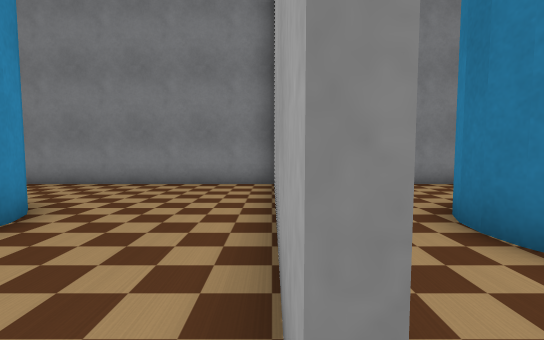
View 1 (above)

16 first-person views from a walk through a Webots world. The camera is 0.5 m above the floor, tilts 4° down and sees 85° across. The floor is counted in squares, 0.5 m on a side. Each view is taken from the middle of a square. On the plan, view 1 faces up. The plan holds only what a view shows up to about 12 squares ahead; the rest is blank. Robots are left out. Webots' stock objects and surfaces are drawn as simple stand-ins.

View 2
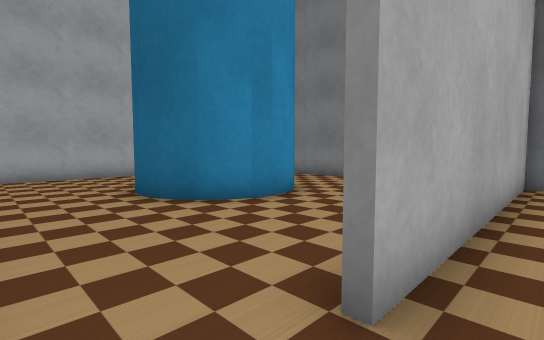

View 3
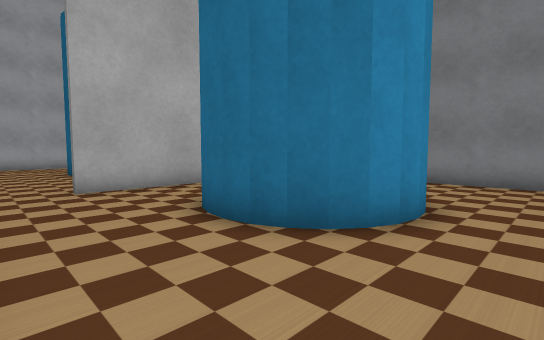

View 4
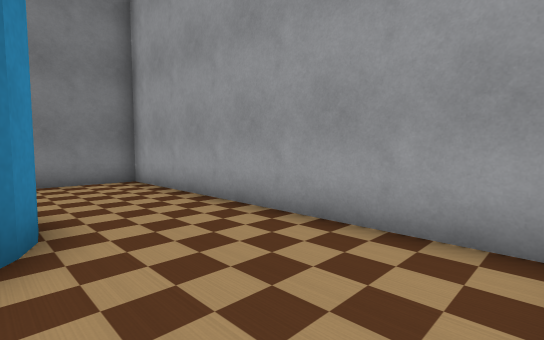

View 5
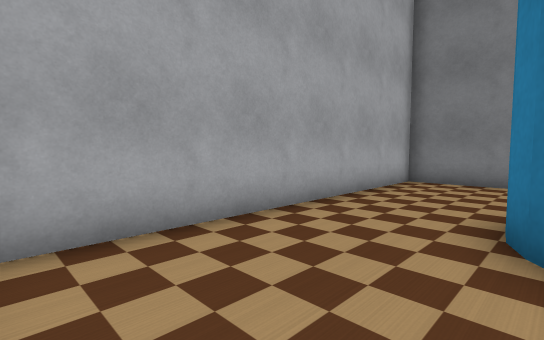

View 6
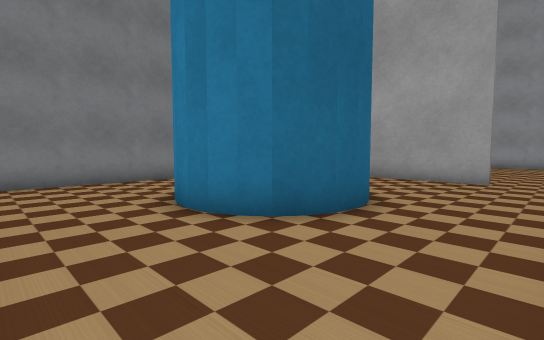

View 7
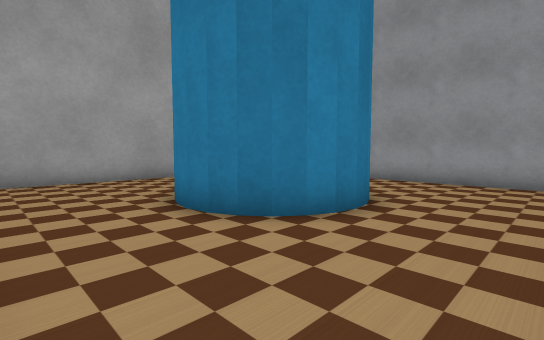

View 8
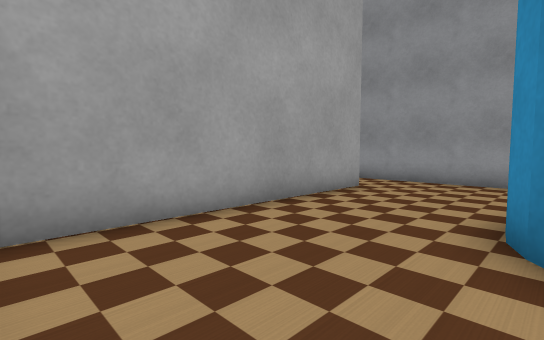

View 9
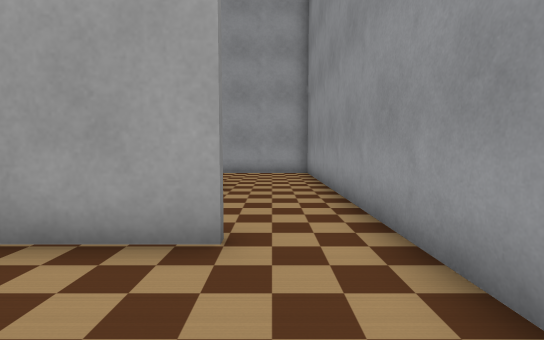

View 10
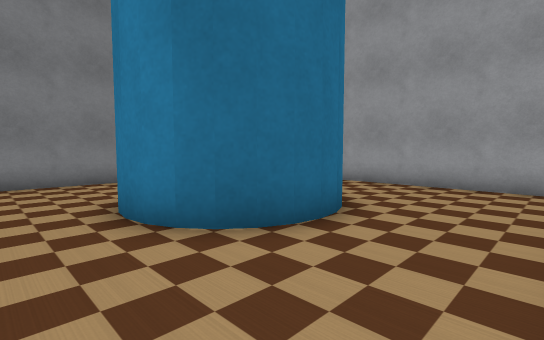

View 11
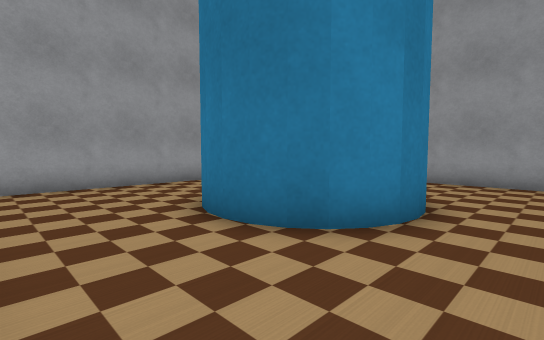

View 12
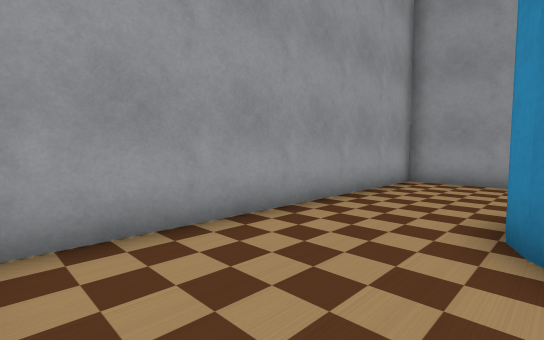

View 13
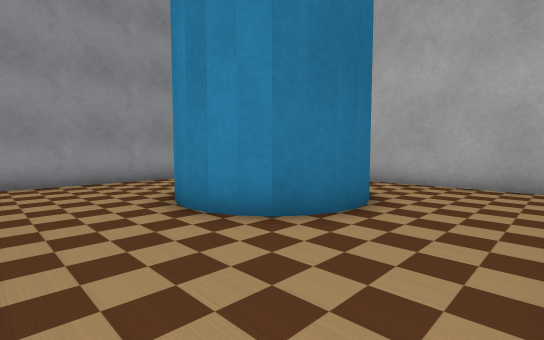

View 14
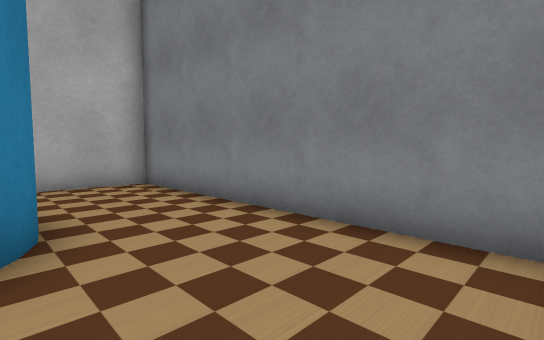

View 15
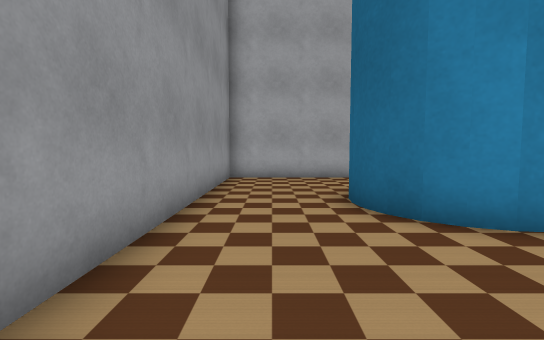

View 16
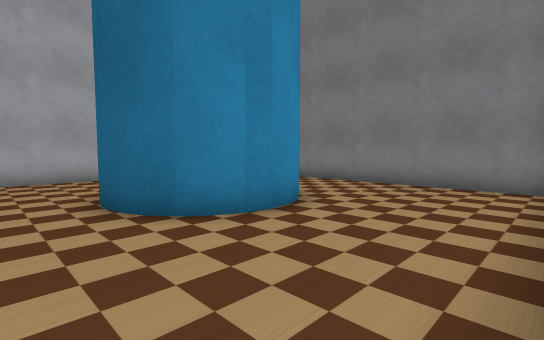

### Floor plan
Key: @ floor where view 1 was taken; # wall or solid block; . floor; C cyan cylinder.
Columns run from 11 left of view 1 to 10 right of it. Each row starts with its distance up from view 1.
  9 ######################
  8 #..........#.........#
  7 #..........#.........#
  6 #..........#.........#
  5 #...CCCC...#..CCCC...#
  4 #...C  C...#..C  C...#
  3 #...C  C...#..C  C...#
  2 #...CCCC...#..CCCC...#
  1 #..........#.........#
  0 #..........@.........#
 -1 #....................#
 -2 ######################

Positions as (right, up) in squares from view 1, and headings:
1: (0, 0), facing up
2: (1, -1), facing up-left
3: (8, -1), facing up-left
4: (6, -1), facing up-right
5: (-7, -1), facing up-left
6: (-10, -1), facing up-right
7: (-10, 8), facing down-right
8: (-4, 8), facing down-right
9: (-3, 0), facing right
10: (1, -1), facing up-right
11: (1, 8), facing down-right
12: (6, 8), facing down-right
13: (9, 8), facing down-left
14: (9, 5), facing up-left
15: (0, 0), facing left
16: (0, 0), facing up-left
